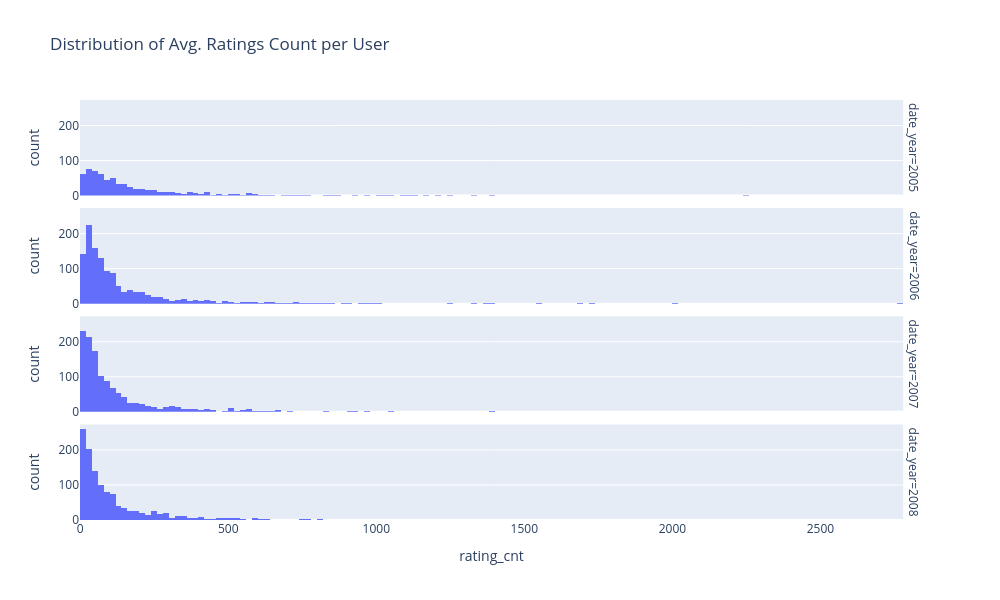
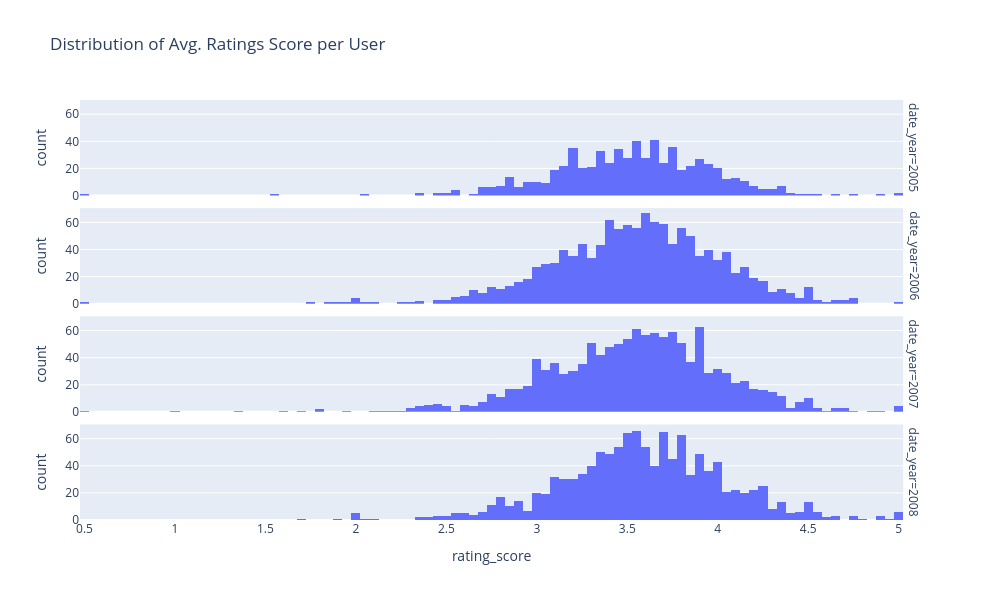

Notebook code for these charts, in order:
### Code cell
# avg. rating count for each users
def calculate_percentile(group, percentile):
    return np.round(np.percentile(group, percentile), 2)

tmp_rating_by_year_user_df = (
    interaction_df[interaction_df["date_year"].between(2005, 2008)]
    .groupby(["date_year", "userID"])
    .agg(
        rating_cnt=("rating", lambda x: x.count()),  # by user
        rating_score=("rating", lambda x: x.mean()), # by user
    )
    .reset_index([-1, -2])
)
tmp_rating_by_year_user_df
print("---"*10)

# NOTE: 這邊看的 rating_cnt 是指「各年份」「平均每個使用者」的「給分次數」
# NOTE: 觀察點：使用者普遍使用頻率的習慣偏好
COL_NAME = "rating_cnt"
print(f"{COL_NAME} statistics on users")
(
    tmp_rating_by_year_user_df[["date_year", "userID", COL_NAME]].groupby("date_year")
    .agg(
        count=("userID", "count"),
        mean=(COL_NAME, "mean"),
        min=(COL_NAME, "min"),
        percentile_25=(COL_NAME, lambda x: calculate_percentile(x, 25)),
        percentile_50=(COL_NAME, lambda x: calculate_percentile(x, 50)),   # Median
        percentile_75=(COL_NAME, lambda x: calculate_percentile(x, 75)),
        percentile_90=(COL_NAME, lambda x: calculate_percentile(x, 90)),
        percentile_95=(COL_NAME, lambda x: calculate_percentile(x, 95)),
        percentile_99=(COL_NAME, lambda x: calculate_percentile(x, 99)),
        max=(COL_NAME, "max"),
    ).T
)

px.histogram(
    tmp_rating_by_year_user_df, x="rating_cnt",
    facet_row="date_year",
    height=600, width=1000,
    title="Distribution of Avg. Ratings Count per User "
)
print("---"*10)

# NOTE: 這邊看的 rating_score 是指「各年份」「平均每個使用者」會給出的「平均分數」
# NOTE: 觀察點：使用者普遍給分的習慣偏好（先針對使用者自己的給分做平均，有幫助減少 heavy user 對此議題產生的數量偏誤）
# TODO: rating_score 可能不應該 by user 算，可以直接看當年份平均分數都給多少，
COL_NAME = "rating_score"
print(f"{COL_NAME} statistics on users")
(
    tmp_rating_by_year_user_df[["date_year", COL_NAME]].groupby("date_year")
    .agg(
        mean=(COL_NAME, "mean"),
        min=(COL_NAME, "min"),
        percentile_25=(COL_NAME, lambda x: calculate_percentile(x, 25)),
        percentile_50=(COL_NAME, lambda x: calculate_percentile(x, 50)),   # Median
        percentile_75=(COL_NAME, lambda x: calculate_percentile(x, 75)),
        percentile_90=(COL_NAME, lambda x: calculate_percentile(x, 90)),
        max=(COL_NAME, "max"),
    ).T
)

px.histogram(
    tmp_rating_by_year_user_df, x="rating_score",
    facet_row="date_year",
    height=600, width=1000,
    title="Distribution of Avg. Ratings Score per User"
)

px.histogram(
    interaction_df[interaction_df["date_year"].between(2005, 2008)],
    x="rating",
    facet_row="date_year",
    height=600, width=1000,
    title="Distribution of Overall Ratings Score"
)

### Figure 1 — Plotly figure (JSON) as saved in the notebook; plotly's stock layout.template omitted (floating-point values rounded to 4 significant figures; data arrays with more than 128 entries replaced by an {"elided": "..."} marker saying what was removed)
{"data": [{"bingroup": "x", "hovertemplate": "date_year=2005<br>rating_cnt=%{x}<br>count=%{y}<extra></extra>", "legendgroup": "", "marker": {"color": "#636efa", "pattern": {"shape": ""}}, "name": "", "orientation": "v", "showlegend": false, "type": "histogram", "x": {"elided": "668 int values"}, "xaxis": "x4", "yaxis": "y4"}, {"bingroup": "x", "hovertemplate": "date_year=2006<br>rating_cnt=%{x}<br>count=%{y}<extra></extra>", "legendgroup": "", "marker": {"color": "#636efa", "pattern": {"shape": ""}}, "name": "", "orientation": "v", "showlegend": false, "type": "histogram", "x": {"elided": "1259 int values"}, "xaxis": "x3", "yaxis": "y3"}, {"bingroup": "x", "hovertemplate": "date_year=2007<br>rating_cnt=%{x}<br>count=%{y}<extra></extra>", "legendgroup": "", "marker": {"color": "#636efa", "pattern": {"shape": ""}}, "name": "", "orientation": "v", "showlegend": false, "type": "histogram", "x": {"elided": "1244 int values"}, "xaxis": "x2", "yaxis": "y2"}, {"bingroup": "x", "hovertemplate": "date_year=2008<br>rating_cnt=%{x}<br>count=%{y}<extra></extra>", "legendgroup": "", "marker": {"color": "#636efa", "pattern": {"shape": ""}}, "name": "", "orientation": "v", "showlegend": false, "type": "histogram", "x": {"elided": "1194 int values"}, "xaxis": "x", "yaxis": "y"}], "layout": {"annotations": [{"font": {}, "showarrow": false, "text": "date_year=2008", "textangle": 90, "x": 0.98, "xanchor": "left", "xref": "paper", "y": 0.1138, "yanchor": "middle", "yref": "paper"}, {"font": {}, "showarrow": false, "text": "date_year=2007", "textangle": 90, "x": 0.98, "xanchor": "left", "xref": "paper", "y": 0.3712, "yanchor": "middle", "yref": "paper"}, {"font": {}, "showarrow": false, "text": "date_year=2006", "textangle": 90, "x": 0.98, "xanchor": "left", "xref": "paper", "y": 0.6288, "yanchor": "middle", "yref": "paper"}, {"font": {}, "showarrow": false, "text": "date_year=2005", "textangle": 90, "x": 0.98, "xanchor": "left", "xref": "paper", "y": 0.8862, "yanchor": "middle", "yref": "paper"}], "barmode": "relative", "height": 600, "legend": {"tracegroupgap": 0}, "title": {"text": "Distribution of Avg. Ratings Count per User "}, "width": 1000, "xaxis": {"anchor": "y", "domain": [0, 0.98], "title": {"text": "rating_cnt"}}, "xaxis2": {"anchor": "y2", "domain": [0, 0.98], "matches": "x", "showticklabels": false}, "xaxis3": {"anchor": "y3", "domain": [0, 0.98], "matches": "x", "showticklabels": false}, "xaxis4": {"anchor": "y4", "domain": [0, 0.98], "matches": "x", "showticklabels": false}, "yaxis": {"anchor": "x", "domain": [0, 0.2275], "title": {"text": "count"}}, "yaxis2": {"anchor": "x2", "domain": [0.2575, 0.485], "matches": "y", "title": {"text": "count"}}, "yaxis3": {"anchor": "x3", "domain": [0.515, 0.7425], "matches": "y", "title": {"text": "count"}}, "yaxis4": {"anchor": "x4", "domain": [0.7725, 1], "matches": "y", "title": {"text": "count"}}}}

### Figure 2 — Plotly figure (JSON) as saved in the notebook; plotly's stock layout.template omitted (floating-point values rounded to 4 significant figures; data arrays with more than 128 entries replaced by an {"elided": "..."} marker saying what was removed)
{"data": [{"bingroup": "x", "hovertemplate": "date_year=2005<br>rating_score=%{x}<br>count=%{y}<extra></extra>", "legendgroup": "", "marker": {"color": "#636efa", "pattern": {"shape": ""}}, "name": "", "orientation": "v", "showlegend": false, "type": "histogram", "x": {"elided": "668 float values"}, "xaxis": "x4", "yaxis": "y4"}, {"bingroup": "x", "hovertemplate": "date_year=2006<br>rating_score=%{x}<br>count=%{y}<extra></extra>", "legendgroup": "", "marker": {"color": "#636efa", "pattern": {"shape": ""}}, "name": "", "orientation": "v", "showlegend": false, "type": "histogram", "x": {"elided": "1259 float values"}, "xaxis": "x3", "yaxis": "y3"}, {"bingroup": "x", "hovertemplate": "date_year=2007<br>rating_score=%{x}<br>count=%{y}<extra></extra>", "legendgroup": "", "marker": {"color": "#636efa", "pattern": {"shape": ""}}, "name": "", "orientation": "v", "showlegend": false, "type": "histogram", "x": {"elided": "1244 float values"}, "xaxis": "x2", "yaxis": "y2"}, {"bingroup": "x", "hovertemplate": "date_year=2008<br>rating_score=%{x}<br>count=%{y}<extra></extra>", "legendgroup": "", "marker": {"color": "#636efa", "pattern": {"shape": ""}}, "name": "", "orientation": "v", "showlegend": false, "type": "histogram", "x": {"elided": "1194 float values"}, "xaxis": "x", "yaxis": "y"}], "layout": {"annotations": [{"font": {}, "showarrow": false, "text": "date_year=2008", "textangle": 90, "x": 0.98, "xanchor": "left", "xref": "paper", "y": 0.1138, "yanchor": "middle", "yref": "paper"}, {"font": {}, "showarrow": false, "text": "date_year=2007", "textangle": 90, "x": 0.98, "xanchor": "left", "xref": "paper", "y": 0.3712, "yanchor": "middle", "yref": "paper"}, {"font": {}, "showarrow": false, "text": "date_year=2006", "textangle": 90, "x": 0.98, "xanchor": "left", "xref": "paper", "y": 0.6288, "yanchor": "middle", "yref": "paper"}, {"font": {}, "showarrow": false, "text": "date_year=2005", "textangle": 90, "x": 0.98, "xanchor": "left", "xref": "paper", "y": 0.8862, "yanchor": "middle", "yref": "paper"}], "barmode": "relative", "height": 600, "legend": {"tracegroupgap": 0}, "title": {"text": "Distribution of Avg. Ratings Score per User"}, "width": 1000, "xaxis": {"anchor": "y", "domain": [0, 0.98], "title": {"text": "rating_score"}}, "xaxis2": {"anchor": "y2", "domain": [0, 0.98], "matches": "x", "showticklabels": false}, "xaxis3": {"anchor": "y3", "domain": [0, 0.98], "matches": "x", "showticklabels": false}, "xaxis4": {"anchor": "y4", "domain": [0, 0.98], "matches": "x", "showticklabels": false}, "yaxis": {"anchor": "x", "domain": [0, 0.2275], "title": {"text": "count"}}, "yaxis2": {"anchor": "x2", "domain": [0.2575, 0.485], "matches": "y", "title": {"text": "count"}}, "yaxis3": {"anchor": "x3", "domain": [0.515, 0.7425], "matches": "y", "title": {"text": "count"}}, "yaxis4": {"anchor": "x4", "domain": [0.7725, 1], "matches": "y", "title": {"text": "count"}}}}
